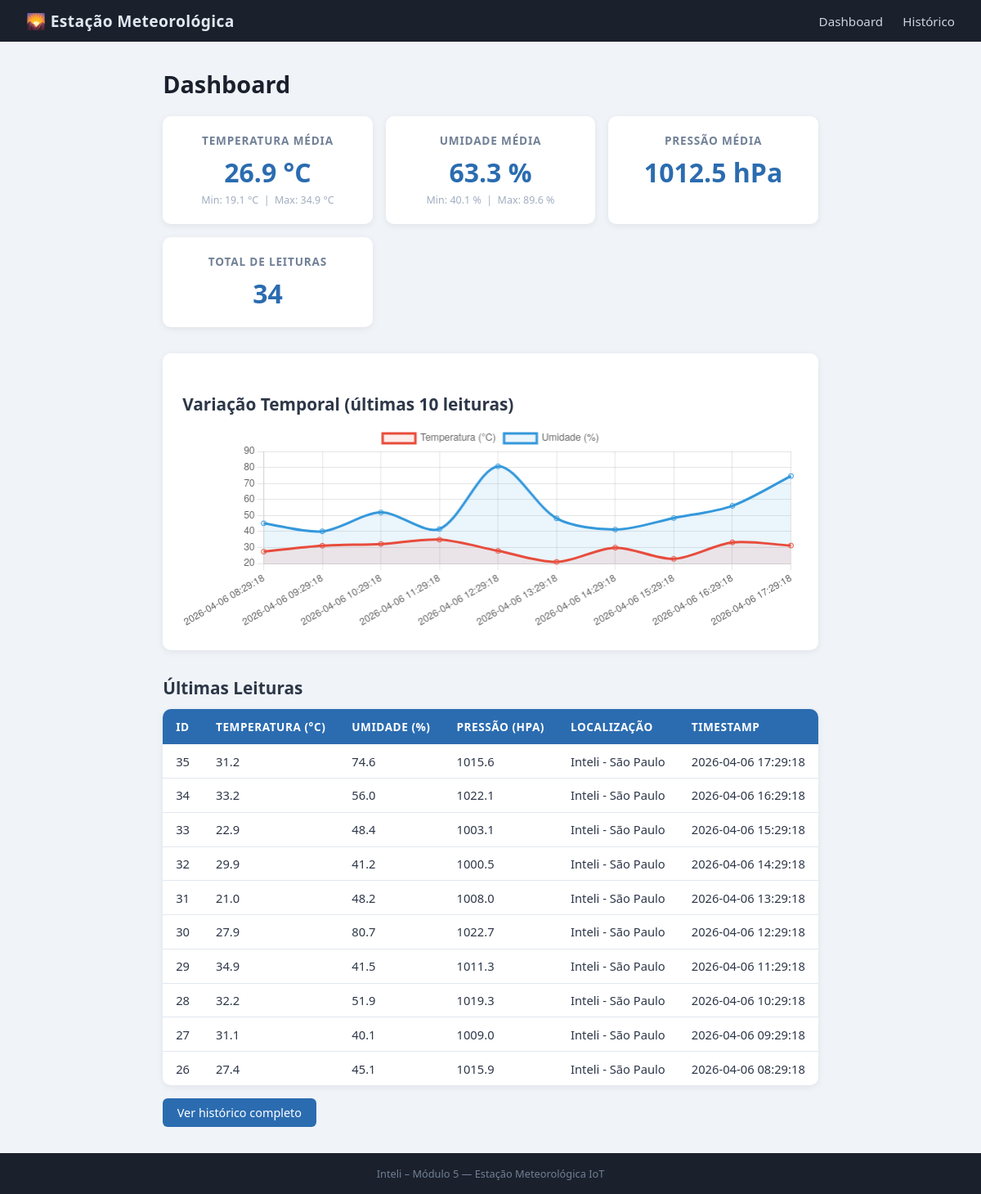
The page / on the database its author committed.
### tables this page shows
CREATE TABLE leituras (
        id          INTEGER PRIMARY KEY AUTOINCREMENT,
        temperatura REAL    NOT NULL,
        umidade     REAL    NOT NULL,
        pressao     REAL,
        localizacao TEXT    DEFAULT 'Inteli - São Paulo',
        timestamp   DATETIME DEFAULT (datetime('now','localtime'))
    );

### app.py (the view)
@app.route("/")
def index():
    leituras = database.listar_leituras(limit=10)
    stats = database.estatisticas()
    return render_template("index.html", leituras=leituras, stats=stats)

### database.py (called while the page is built)
def get_connection():
    conn = sqlite3.connect(DB_PATH)
    conn.row_factory = sqlite3.Row
    conn.execute("PRAGMA journal_mode=WAL")
    return conn

def listar_leituras(limit=100, offset=0):
    conn = get_connection()
    rows = conn.execute(
        "SELECT * FROM leituras ORDER BY timestamp DESC LIMIT ? OFFSET ?",
        (limit, offset),
    ).fetchall()
    conn.close()
    return [dict(r) for r in rows]

def estatisticas():
    conn = get_connection()
    row = conn.execute("""
        SELECT
            COUNT(*)          AS total,
            AVG(temperatura)  AS temp_media,
            MIN(temperatura)  AS temp_min,
            MAX(temperatura)  AS temp_max,
            AVG(umidade)      AS umidade_media,
            MIN(umidade)      AS umidade_min,
            MAX(umidade)      AS umidade_max,
            AVG(pressao)      AS pressao_media
        FROM leituras
    """).fetchone()
    conn.close()
    return dict(row)

### templates/index.html (shortened to what this page needs)
{% extends "base.html" %}
{% block content %}
<h1>Dashboard</h1>
<section class="stats-grid">
  <div class="card">
    <h3>Temperatura Média</h3>
    <p class="stat-value">{{ "%.1f"|format(stats.temp_media or 0) }} °C</p>
    <small>Min: {{ "%.1f"|format(stats.temp_min or 0) }} °C &nbsp;|&nbsp; Max: {{ "%.1f"|format(stats.temp_max or 0) }} °C</small>
  </div>
  <div class="card">
    <h3>Umidade Média</h3>
    <p class="stat-value">{{ "%.1f"|format(stats.umidade_media or 0) }} %</p>
    <small>Min: {{ "%.1f"|format(stats.umidade_min or 0) }} % &nbsp;|&nbsp; Max: {{ "%.1f"|format(stats.umidade_max or 0) }} %</small>
  </div>
  <div class="card">
    <h3>Pressão Média</h3>
    <p class="stat-value">{{ "%.1f"|format(stats.pressao_media or 0) }} hPa</p>
  </div>
  <div class="card">
    <h3>Total de Leituras</h3>
    <p class="stat-value">{{ stats.total }}</p>
  </div>
</section>
<section class="chart-section">
  <h2>Variação Temporal (últimas 10 leituras)</h2>
  <canvas id="grafico" height="100"></canvas>
</section>
<section>
  <h2>Últimas Leituras</h2>
  <table class="tabela">
    <thead>
      <tr>
        <th>ID</th>
        <th>Temperatura (°C)</th>
        <th>Umidade (%)</th>
        <th>Pressão (hPa)</th>
        <th>Localização</th>
        <th>Timestamp</th>
      </tr>
    </thead>
    <tbody>
      {% for l in leituras %}
      <tr>
        <td>{{ l.id }}</td>
        <td>{{ l.temperatura }}</td>
        <td>{{ l.umidade }}</td>
        <td>{{ l.pressao or "—" }}</td>
        <td>{{ l.localizacao }}</td>
        <td>{{ l.timestamp }}</td>
      </tr>
      {% else %}
      <tr><td colspan="6" class="empty">Nenhuma leitura disponível.</td></tr>
      {% endfor %}
    </tbody>
  </table>
  <a class="btn" href="{{ url_for('historico') }}">Ver histórico completo</a>
</section>
{% endblock %}
{% block scripts %}
<script>
  const leituras = {{ leituras | tojson }};
  const labels   = leituras.map(l => l.timestamp).reverse();
  const temps    = leituras.map(l => l.temperatura).reverse();
  const umids    = leituras.map(l => l.umidade).reverse();
  new Chart(document.getElementById("grafico"), {
    type: "line",
    data: {
      labels,
      datasets: [
        {
          label: "Temperatura (°C)",
          data: temps,
          borderColor: "#e74c3c",
          backgroundColor: "rgba(231,76,60,0.1)",
          tension: 0.3,
          fill: true,
        },
        {
          label: "Umidade (%)",
          data: umids,
          borderColor: "#3498db",
          backgroundColor: "rgba(52,152,219,0.1)",
          tension: 0.3,
          fill: true,
        },
      ],
    },
    options: {
      responsive: true,
      plugins: { legend: { position: "top" } },
      scales: {
        x: { ticks: { maxRotation: 45, minRotation: 30 } },
        y: { beginAtZero: false },
      },
    },
  });
</script>
{% endblock %}

### static/css/style.css (style rules this page uses)
*, *::before, *::after { box-sizing: border-box; margin: 0; padding: 0; }
body { font-family: "Segoe UI", Arial, sans-serif; background: #f0f4f8; color: #2d3748; min-height: 100vh; display: flex; flex-direction: column; }
h1 { font-size: 1.8rem; margin-bottom: 1.25rem; color: #1a202c; }
h2 { font-size: 1.3rem; margin: 1.5rem 0 0.75rem; color: #2d3748; }
.stats-grid { display: grid; grid-template-columns: repeat(auto-fit, minmax(200px, 1fr)); gap: 1rem; margin-bottom: 2rem; }
.card { background: #fff; border-radius: 10px; padding: 1.25rem 1.5rem; box-shadow: 0 2px 8px rgba(0,0,0,0.07); text-align: center; }
.card h3 { font-size: 0.85rem; text-transform: uppercase; letter-spacing: 0.06em; color: #718096; margin-bottom: 0.5rem; }
.stat-value { font-size: 2rem; font-weight: 700; color: #2b6cb0; }
.card small { color: #a0aec0; font-size: 0.78rem; }
.chart-section { background: #fff; border-radius: 10px; padding: 1.5rem; box-shadow: 0 2px 8px rgba(0,0,0,0.07); margin-bottom: 2rem; }
.tabela { width: 100%; border-collapse: collapse; background: #fff; border-radius: 10px; overflow: hidden; box-shadow: 0 2px 8px rgba(0,0,0,0.07); margin-bottom: 1rem; }
.tabela th { background: #2b6cb0; color: #fff; padding: 0.75rem 1rem; text-align: left; font-size: 0.85rem; text-transform: uppercase; letter-spacing: 0.04em; }
.tabela td { padding: 0.65rem 1rem; border-bottom: 1px solid #e2e8f0; font-size: 0.92rem; }
.tabela tr:last-child td { border-bottom: none; }
.btn { display: inline-block; padding: 0.5rem 1.1rem; background: #2b6cb0; color: #fff; border: none; border-radius: 6px; text-decoration: none; font-size: 0.9rem; cursor: pointer; transition: background 0.2s; }

### rows shown on the page
leituras: id "35", temperatura "31.2", umidade "74.6", pressao "1015.6", localizacao "Inteli - São Paulo", timestamp "2026-04-06 17:29:18"
leituras: id "34", temperatura "33.2", umidade "56.0", pressao "1022.1", localizacao "Inteli - São Paulo", timestamp "2026-04-06 16:29:18"
leituras: id "33", temperatura "22.9", umidade "48.4", pressao "1003.1", localizacao "Inteli - São Paulo", timestamp "2026-04-06 15:29:18"
leituras: id "32", temperatura "29.9", umidade "41.2", pressao "1000.5", localizacao "Inteli - São Paulo", timestamp "2026-04-06 14:29:18"
leituras: id "31", temperatura "21.0", umidade "48.2", pressao "1008.0", localizacao "Inteli - São Paulo", timestamp "2026-04-06 13:29:18"
leituras: id "30", temperatura "27.9", umidade "80.7", pressao "1022.7", localizacao "Inteli - São Paulo", timestamp "2026-04-06 12:29:18"
leituras: id "29", temperatura "34.9", umidade "41.5", pressao "1011.3", localizacao "Inteli - São Paulo", timestamp "2026-04-06 11:29:18"
leituras: id "28", temperatura "32.2", umidade "51.9", pressao "1019.3", localizacao "Inteli - São Paulo", timestamp "2026-04-06 10:29:18"
leituras: id "27", temperatura "31.1", umidade "40.1", pressao "1009.0", localizacao "Inteli - São Paulo", timestamp "2026-04-06 09:29:18"
leituras: id "26", temperatura "27.4", umidade "45.1", pressao "1015.9", localizacao "Inteli - São Paulo", timestamp "2026-04-06 08:29:18"

### other values the page prints
{{ "%.1f"|format(stats.temp_media or 0) }} "26.9"
{{ "%.1f"|format(stats.temp_min or 0) }} "19.1"
{{ "%.1f"|format(stats.temp_max or 0) }} "34.9"
{{ "%.1f"|format(stats.umidade_media or 0) }} "63.3"
{{ "%.1f"|format(stats.umidade_min or 0) }} "40.1"
{{ "%.1f"|format(stats.umidade_max or 0) }} "89.6"
{{ "%.1f"|format(stats.pressao_media or 0) }} "1012.5"
{{ stats.total }} "34"
